Frame 1 (no input): blank canvas, image omitted
Frame 60 (no input): blank canvas, image omitted
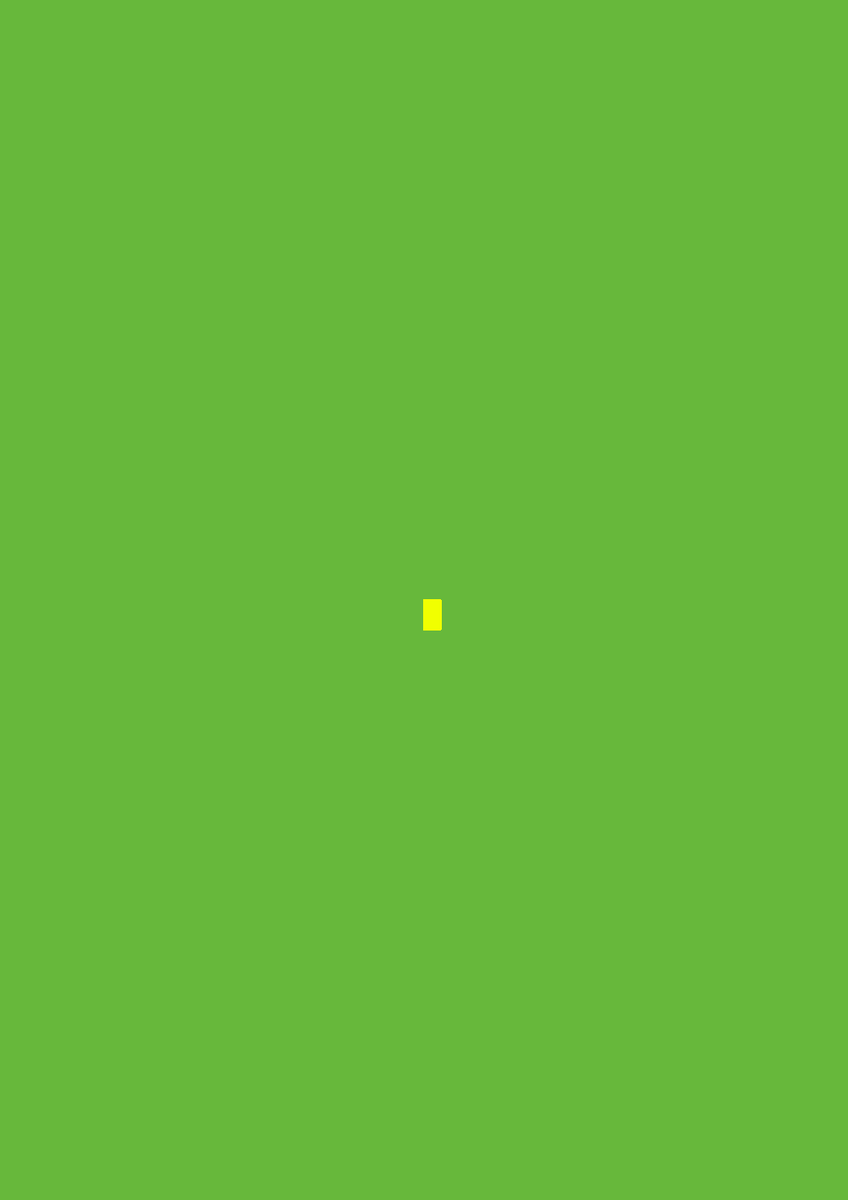
Frame 120 (the mouse pressed at the canvas centre since frame 60)

The p5.js sketch whose frames 1 and 60 were blank and that drew this single picture after the mouse press (run headless with seeded random() and noise() and a simulated clock; from frame 60 on, the mouse is pressed at the canvas centre):

// p5.js sketch
// ── sketch.js
function setup() {
    createCanvas(1000, 1414);
   background("rgb(103,184,59)");
  }
  
  function draw() {
    
   stroke("rgb(241,255,0)");
   fill("rgb(241,255,0)");
    
    //console.log(mouseIsPressed);
    
    if (mouseIsPressed) { 
      rect(mouseX,  mouseY, 20, 35);
    }
  }
